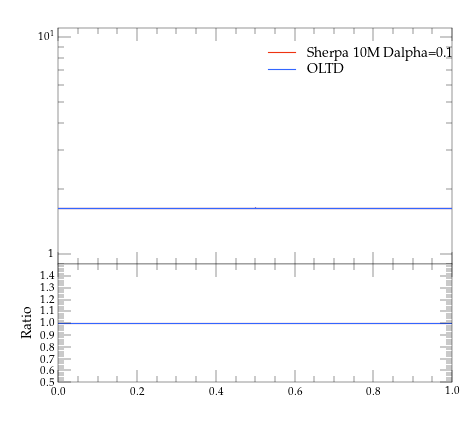

Python code for this plot:
#! /usr/bin/env python

# This Python script was auto-generated using YODA v2.0.0.
# Analysis object: /evtb/incCut10
# Timestamp: 12-04-2024 (11:12:09)

import matplotlib as mpl
import matplotlib.pyplot as plt
mpl.use('Agg') # comment out for interactive use
import os
import numpy as np

plotDir = os.path.split(os.path.realpath(__file__))[0]
if 'YODA_USER_PLOT_PATH' in globals():
    plot_outdir = globals()['YODA_USER_PLOT_PATH']
else:
    plot_outdir = plotDir

#plot style
plt.style.use(os.path.join(plotDir, '../default.mplstyle'))
# plot metadata
figW, figH = plt.rcParams['figure.figsize']
ax_xLabel = r''
ax_yLabel = r''
ax_title  = r''
ax_xScale = 'linear'
ax_yScale = 'log'
xLims = (0.0, 1.0)
yLims = (0.9, 11.0)

# TeX-friendly labels for the legend
labels = [ r"Sherpa 10M Dalpha=0.1", r"OLTD" ]

# Create figure and axis objects
fig, (ax, ratio0_ax) = plt.subplots(2, 1, sharex=True,
                  figsize=(figW,figH), gridspec_kw={'height_ratios': (2, 1)})
ratio0_ax.yaxis.set_major_locator(mpl.ticker.MultipleLocator(0.1))
ratio0_ax.set_ylim(0.5, 1.4999)
ratio0_ax.set_ylabel('Ratio')

# LineColor map: curve index -> color
linecolors = {0: '#EE3311', 1: '#3366FF'}
# the numerical data is stored in a separate file
dataf = dict()
prefix = os.path.split(__file__)[0]
if prefix:    prefix = prefix + '/'
exec(open(prefix+'incCut10__data.py').read(), dataf)


legend_handles = [] # keep track of handles for the legend

# style options for curves
# starts at zorder>=5 to draw curve on top of legend
styles = {
  'curve0': {
    'color' : linecolors[0],
    'linestyle' : '-',
    'marker' : 'o',
    'zorder' : 5,
    'histstyle' : True,
  },
  'curve1': {
    'color' : linecolors[1],
    'linestyle' : '-',
    'marker' : 'o',
    'zorder' : 6,
    'histstyle' : True,
  },
}
# curve from input yoda files in main panel
for label in dataf['yvals'].keys():
    if all(np.isnan(v) for v in dataf['yvals'][label]):
        continue
    tmp = None
    if styles[label]['histstyle']: # draw as histogram
        tmp, = ax.plot(dataf['xedges'], dataf['yedges'][label],
                       color=styles[label]['color'],
                       linestyle=styles[label]['linestyle'],
                       drawstyle='steps-pre', solid_joinstyle='miter',
                       zorder=styles[label]['zorder'], label=label)
        ax.errorbar(dataf['xpoints'], dataf['yvals'][label], color=styles[label]['color'],
                    xerr=dataf['xerrs'], yerr=[dataf['ydowns'][label], dataf['yups'][label]],
                    linestyle='none', zorder=styles[label]['zorder'])
    else: # draw as scatter
        tmp = ax.errorbar(dataf['xpoints'], dataf['yvals'][label],
                          xerr=dataf['xerrs'],
                          yerr=[ dataf['ydowns'][label],
                          dataf['yups'][label] ],
                          fmt=styles[label]['marker'],
                          ecolor=styles[label]['color'],
                          color=styles[label]['color'], zorder=2)
        tmp[-1][0].set_linestyle(styles[label]['linestyle'])
    legend_handles += [tmp]
    for varLabel in dataf['variation_yvals'].keys():
        if varLabel.startswith(label):
            tmp, = ax.plot(dataf['xedges'], dataf['variation_yvals'][varLabel],
                           color=styles[label]['color'],
                           linestyle=styles[label]['linestyle'],
                           drawstyle='steps-pre', solid_joinstyle='miter',
                           zorder=styles[label]['zorder'], alpha=0.5)


# plots on ratio panel
# curve from input yoda files in ratio panel
for label, yvals in dataf['ratio0_yvals'].items():
    if all(np.isnan(v) for v in yvals):
        continue
    if styles[label]['histstyle']: # plot as histogram
        ratio0_ax.plot(dataf['xedges'], yvals,
                       color=styles[label]['color'],
                       linestyle=styles[label]['linestyle'],
                       drawstyle='steps-pre', zorder=1,
                       solid_joinstyle='miter')
        ratio0_ax.vlines(dataf['xpoints'],
                         dataf['ratio0_ymin'][label],
                         dataf['ratio0_ymax'][label],
                         color=styles[label]['color'], zorder=1)
    else: # plot as scatter
        tmp = ratio0_ax.errorbar(dataf['xpoints'],
                                 yvals, xerr=dataf['xerrs'],
                                 yerr=dataf['ratio0_yerrs'][label],
                                 fmt=styles[label]['marker'],
                                 ecolor=styles[label]['color'],
                                 color=styles[label]['color'])
        tmp[-1][0].set_linestyle(styles[label]['linestyle'])

    for varlabel in dataf['ratio0_variation_vals'].keys():
        if varlabel.startswith(label):
            ratio0_ax.plot(dataf['xedges'],
                            dataf['ratio0_variation_vals'][varlabel],
                            color=styles[label]['color'],
                            linestyle=styles[label]['linestyle'],
                            drawstyle='steps-pre', solid_joinstyle='miter',
                            zorder=1, alpha=0.5)

legend_pos = (0.5, 0.97)
ax.legend(legend_handles, labels, loc='upper left', bbox_to_anchor=legend_pos)

# set plot metadata as defined above
ratio0_ax.set_xlabel(ax_xLabel)
ratio0_ax.xaxis.set_label_coords(1., -.15)
ax.set_ylabel(ax_yLabel, loc='top')
ax.set_title(ax_title, loc='left')
ax.set_xscale(ax_xScale)
ax.set_yscale(ax_yScale)
ax.set_xlim(xLims)
ax.set_ylim(yLims)

# tick formatting
plt.rcParams['xtick.top'] = True
plt.rcParams['ytick.right'] = True
ax.yaxis.set_major_locator(mpl.ticker.LogLocator(base=10.0, numticks=np.inf))
ax.yaxis.set_minor_locator(mpl.ticker.LogLocator(
                           base=10.0, subs=np.arange(0.1, 1, 0.1), numticks=np.inf))
fig.align_ylabels((ax, ratio0_ax))
plt.savefig(os.path.join(plot_outdir, 'incCut10.pdf'), format='PDF')
plt.savefig(os.path.join(plot_outdir, 'incCut10.png'), format='PNG')

plt.close(fig)
